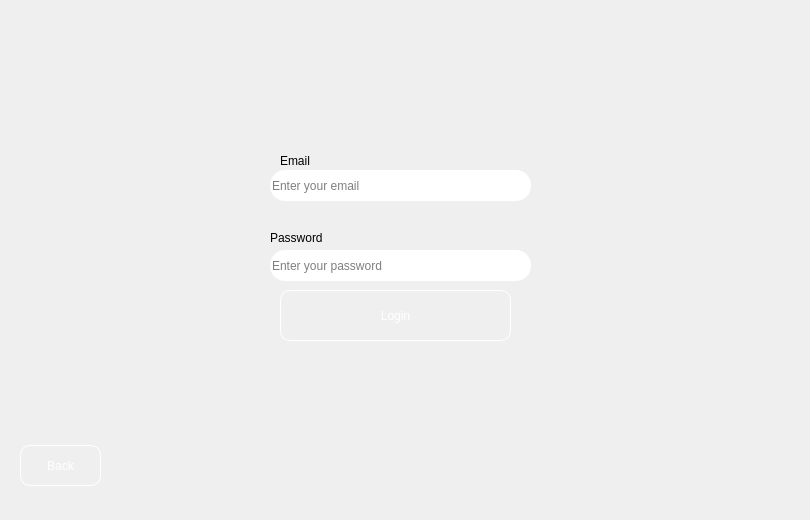
    <widget class="QWidget" name="Admin_login_page">
     <widget class="QLabel" name="label_119">
      <property name="geometry">
       <rect>
        <x>280</x>
        <y>150</y>
        <width>31</width>
        <height>21</height>
       </rect>
      </property>
      <property name="styleSheet">
       <string notr="true">font: 700 9pt &quot;Segoe UI&quot;;
</string>
      </property>
      <property name="text">
       <string>Email</string>
      </property>
     </widget>
     <widget class="QLineEdit" name="Email_input_login_admin">
      <property name="geometry">
       <rect>
        <x>270</x>
        <y>170</y>
        <width>261</width>
        <height>31</height>
       </rect>
      </property>
      <property name="styleSheet">
       <string notr="true">image: url(:/new/prefix1/ImageC/login2.png);

border-style: solid;
 border-width:0px;
 border-radius:15px;
 max-width:1000px;
 max-height:1000px;
 min-width:0px;
 min-height:0px;
font: 700 9pt &quot;Segoe UI&quot;;</string>
      </property>
      <property name="text">
       <string/>
      </property>
      <property name="frame">
       <bool>false</bool>
      </property>
      <property name="placeholderText">
       <string>Enter your email</string>
      </property>
     </widget>
     <widget class="QLabel" name="label_120">
      <property name="geometry">
       <rect>
        <x>270</x>
        <y>230</y>
        <width>53</width>
        <height>16</height>
       </rect>
      </property>
      <property name="styleSheet">
       <string notr="true">font: 700 9pt &quot;Segoe UI&quot;;
</string>
      </property>
      <property name="text">
       <string>Password</string>
      </property>
     </widget>
     <widget class="QLineEdit" name="Password_input_login_admin">
      <property name="geometry">
       <rect>
        <x>270</x>
        <y>250</y>
        <width>261</width>
        <height>31</height>
       </rect>
      </property>
      <property name="styleSheet">
       <string notr="true">image: url(:/new/prefix1/ImageC/login2.png);

border-style: solid;
 border-width:0px;
 border-radius:15px;
 max-width:1000px;
 max-height:1000px;
 min-width:0px;
 min-height:0px;
font: 700 9pt &quot;Segoe UI&quot;;</string>
      </property>
      <property name="text">
       <string/>
      </property>
      <property name="frame">
       <bool>false</bool>
      </property>
      <property name="echoMode">
       <enum>QLineEdit::PasswordEchoOnEdit</enum>
      </property>
      <property name="placeholderText">
       <string>Enter your password</string>
      </property>
     </widget>
     <widget class="QPushButton" name="Login_button_admin">
      <property name="geometry">
       <rect>
        <x>280</x>
        <y>290</y>
        <width>231</width>
        <height>51</height>
       </rect>
      </property>
      <property name="styleSheet">
       <string notr="true">font: 700 9pt &quot;Segoe UI&quot;;
color: rgb(255, 255, 255);
image: url(:/new/prefix1/ImageC/login.png);
border-style: solid;
 border-width:1px;
 border-radius:10px;
 max-width:1000px;
 max-height:1000px;
 min-width:0px;
 min-height:0px;</string>
      </property>
      <property name="text">
       <string>Login</string>
      </property>
     </widget>
     <widget class="QPushButton" name="Admin_back_button">
      <property name="geometry">
       <rect>
        <x>20</x>
        <y>445</y>
        <width>81</width>
        <height>41</height>
       </rect>
      </property>
      <property name="styleSheet">
       <string notr="true">font: 700 9pt &quot;Segoe UI&quot;;
image: url(:/new/prefix1/ImageC/button4.png);
border-style: solid;
 border-width:1px;
 border-radius:10px;
 max-width:200px;
 max-height:200px;
 min-width:0px;
 min-height:0px;
color: rgb(255, 255, 255);</string>
      </property>
      <property name="text">
       <string>Back</string>
      </property>
     </widget>
     <widget class="QLabel" name="label_44">
      <property name="geometry">
       <rect>
        <x>0</x>
        <y>0</y>
        <width>801</width>
        <height>511</height>
       </rect>
      </property>
      <property name="text">
       <string/>
      </property>
      <property name="pixmap">
       <pixmap resource="ResourceC.qrc">:/new/prefix1/ImageC/bl3.png</pixmap>
      </property>
      <property name="scaledContents">
       <bool>true</bool>
      </property>
     </widget>
     <zorder>label_44</zorder>
     <zorder>label_119</zorder>
     <zorder>Email_input_login_admin</zorder>
     <zorder>label_120</zorder>
     <zorder>Password_input_login_admin</zorder>
     <zorder>Login_button_admin</zorder>
     <zorder>Admin_back_button</zorder>
    </widget>
